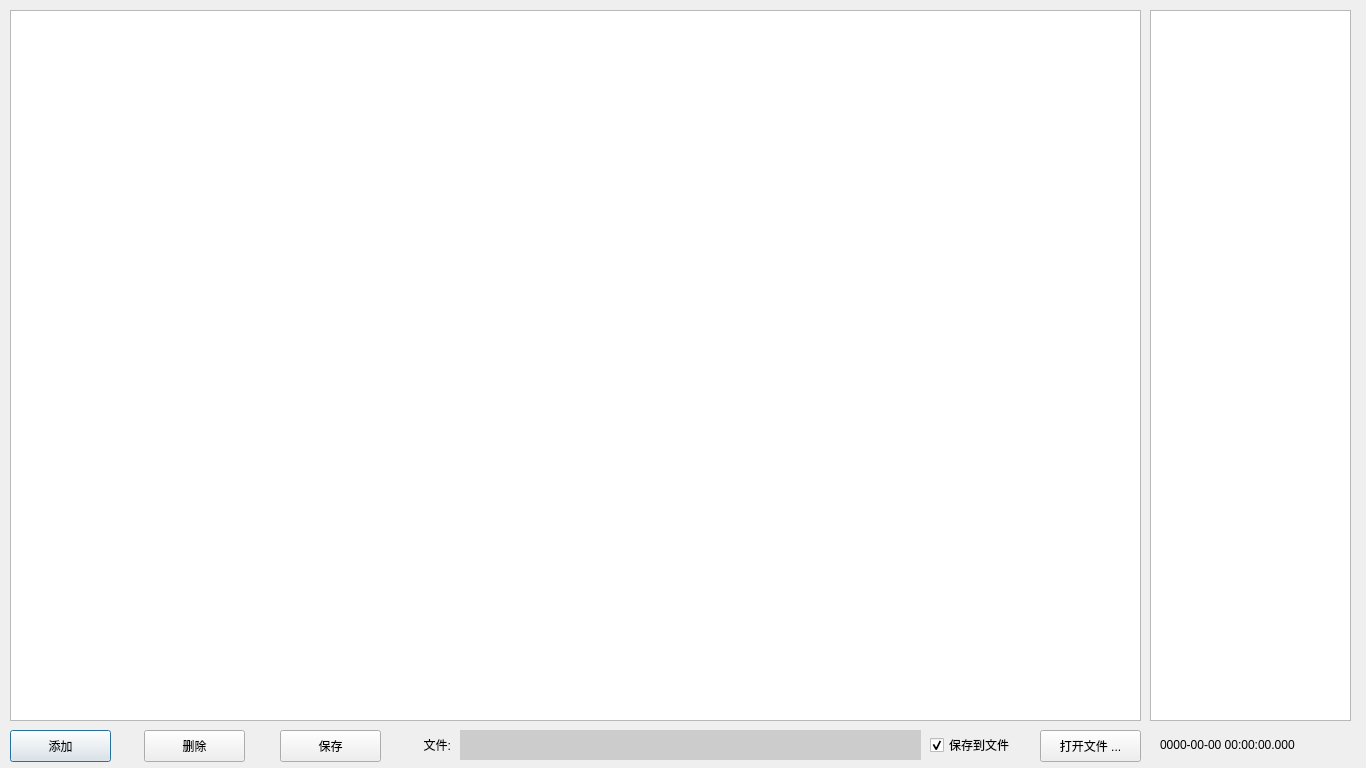
<?xml version="1.0" encoding="UTF-8"?>
<ui version="4.0">
 <class>DialogAgingTest</class>
 <widget class="QDialog" name="DialogAgingTest">
  <property name="geometry">
   <rect>
    <x>0</x>
    <y>0</y>
    <width>1366</width>
    <height>768</height>
   </rect>
  </property>
  <property name="minimumSize">
   <size>
    <width>1366</width>
    <height>768</height>
   </size>
  </property>
  <property name="maximumSize">
   <size>
    <width>1366</width>
    <height>768</height>
   </size>
  </property>
  <property name="windowTitle">
   <string>老化测试</string>
  </property>
  <widget class="QTableView" name="tableView">
   <property name="geometry">
    <rect>
     <x>10</x>
     <y>10</y>
     <width>1131</width>
     <height>711</height>
    </rect>
   </property>
   <property name="mouseTracking">
    <bool>false</bool>
   </property>
   <property name="selectionMode">
    <enum>QAbstractItemView::SelectionMode::NoSelection</enum>
   </property>
   <property name="selectionBehavior">
    <enum>QAbstractItemView::SelectionBehavior::SelectRows</enum>
   </property>
   <attribute name="horizontalHeaderHighlightSections">
    <bool>false</bool>
   </attribute>
   <attribute name="verticalHeaderVisible">
    <bool>false</bool>
   </attribute>
   <attribute name="verticalHeaderHighlightSections">
    <bool>false</bool>
   </attribute>
  </widget>
  <widget class="QPushButton" name="pushButtonAdd">
   <property name="geometry">
    <rect>
     <x>10</x>
     <y>730</y>
     <width>101</width>
     <height>32</height>
    </rect>
   </property>
   <property name="text">
    <string>添加</string>
   </property>
  </widget>
  <widget class="QPushButton" name="pushButtonDelete">
   <property name="geometry">
    <rect>
     <x>144</x>
     <y>730</y>
     <width>101</width>
     <height>32</height>
    </rect>
   </property>
   <property name="text">
    <string>删除</string>
   </property>
  </widget>
  <widget class="QTableView" name="tableViewReg">
   <property name="geometry">
    <rect>
     <x>1150</x>
     <y>10</y>
     <width>201</width>
     <height>711</height>
    </rect>
   </property>
   <property name="selectionMode">
    <enum>QAbstractItemView::SelectionMode::NoSelection</enum>
   </property>
   <property name="selectionBehavior">
    <enum>QAbstractItemView::SelectionBehavior::SelectRows</enum>
   </property>
   <attribute name="horizontalHeaderHighlightSections">
    <bool>false</bool>
   </attribute>
   <attribute name="verticalHeaderVisible">
    <bool>false</bool>
   </attribute>
   <attribute name="verticalHeaderHighlightSections">
    <bool>false</bool>
   </attribute>
  </widget>
  <widget class="QPushButton" name="pushButtonSave">
   <property name="geometry">
    <rect>
     <x>280</x>
     <y>730</y>
     <width>101</width>
     <height>32</height>
    </rect>
   </property>
   <property name="text">
    <string>保存</string>
   </property>
  </widget>
  <widget class="QLabel" name="labelTime">
   <property name="geometry">
    <rect>
     <x>1160</x>
     <y>730</y>
     <width>191</width>
     <height>30</height>
    </rect>
   </property>
   <property name="text">
    <string>0000-00-00 00:00:00.000</string>
   </property>
  </widget>
  <widget class="QCheckBox" name="checkBoxSave">
   <property name="geometry">
    <rect>
     <x>930</x>
     <y>730</y>
     <width>91</width>
     <height>30</height>
    </rect>
   </property>
   <property name="text">
    <string>保存到文件</string>
   </property>
   <property name="checked">
    <bool>true</bool>
   </property>
  </widget>
  <widget class="QPushButton" name="pushButtonGoto">
   <property name="geometry">
    <rect>
     <x>1040</x>
     <y>730</y>
     <width>101</width>
     <height>32</height>
    </rect>
   </property>
   <property name="text">
    <string>打开文件 ...</string>
   </property>
  </widget>
  <widget class="QLabel" name="labelFile">
   <property name="geometry">
    <rect>
     <x>460</x>
     <y>730</y>
     <width>461</width>
     <height>30</height>
    </rect>
   </property>
   <property name="styleSheet">
    <string notr="true">background-color: rgb(204, 204, 204);</string>
   </property>
   <property name="text">
    <string/>
   </property>
   <property name="wordWrap">
    <bool>true</bool>
   </property>
  </widget>
  <widget class="QLabel" name="label">
   <property name="geometry">
    <rect>
     <x>400</x>
     <y>730</y>
     <width>51</width>
     <height>30</height>
    </rect>
   </property>
   <property name="text">
    <string>文件:</string>
   </property>
   <property name="alignment">
    <set>Qt::AlignmentFlag::AlignRight|Qt::AlignmentFlag::AlignTrailing|Qt::AlignmentFlag::AlignVCenter</set>
   </property>
  </widget>
 </widget>
 <resources/>
 <connections/>
</ui>
